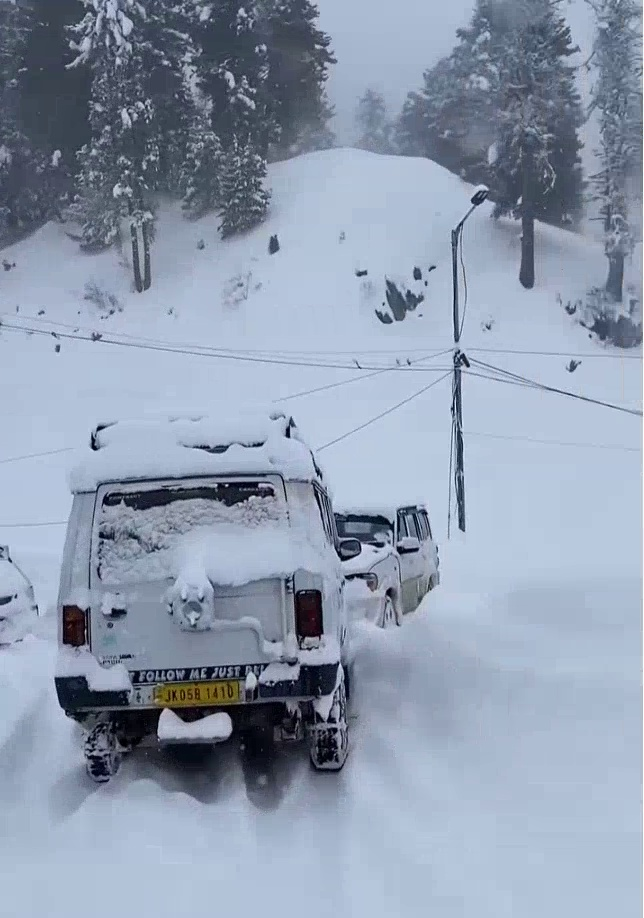
#> input picture notebooks/else/show3_frame_00013.jpg, 644 x 918 px
$ jupyter execute --allow-errors snow3_2.ipynb
#> lines starting #> are read from the running program, lines starting #| are printed output that depends on the picture
[cell 1]
# Copyright (c) Meta Platforms, Inc. and affiliates.

# Object masks in images from prompts with SAM 2

Segment Anything Model 2 (SAM 2) predicts object masks given prompts that indicate the desired object. The model first converts the image into an image embedding that allows high quality masks to be efficiently produced from a prompt.

The `SAM2ImagePredictor` class provides an easy interface to the model for prompting the model. It allows the user to first set an image using the `set_image` method, which calculates the necessary image embeddings. Then, prompts can be provided via the `predict` method to efficiently predict masks from those prompts. The model can take as input both point and box prompts, as well as masks from the previous iteration of prediction.

<a target="_blank" href="https://colab.research.google.com/github/facebookresearch/sam2/blob/main/notebooks/image_predictor_example.ipynb">

</a>

## Environment Set-up

If running locally using jupyter, first install `sam2` in your environment using the [installation instructions](https://github.com/facebookresearch/sam2#installation) in the repository.

If running from Google Colab, set `using_colab=True` below and run the cell. In Colab, be sure to select 'GPU' under 'Edit'->'Notebook Settings'->'Hardware accelerator'. Note that it's recommended to use **A100 or L4 GPUs when running in Colab** (T4 GPUs might also work, but could be slow and might run out of memory in some cases).

[cell 2]
using_colab = False

[cell 3]
if using_colab:
    import torch
    import torchvision
    print("PyTorch version:", torch.__version__)
    print("Torchvision version:", torchvision.__version__)
    print("CUDA is available:", torch.cuda.is_available())
    import sys
    !{sys.executable} -m pip install opencv-python matplotlib
    !{sys.executable} -m pip install 'git+https://github.com/facebookresearch/sam2.git'

    !mkdir -p images
    !wget -P images https://raw.githubusercontent.com/facebookresearch/sam2/main/notebooks/images/truck.jpg
    !wget -P images https://raw.githubusercontent.com/facebookresearch/sam2/main/notebooks/images/groceries.jpg

    !mkdir -p ../checkpoints/
    !wget -P ../checkpoints/ https://dl.fbaipublicfiles.com/segment_anything_2/092824/sam2.1_hiera_large.pt

## Set-up

Necessary imports and helper functions for displaying points, boxes, and masks.

[cell 4]
import os
# if using Apple MPS, fall back to CPU for unsupported ops
os.environ["PYTORCH_ENABLE_MPS_FALLBACK"] = "1"
import numpy as np
import torch
import matplotlib.pyplot as plt
from PIL import Image

#> (a cell that did not finish here is left out)

[cell 6]
np.random.seed(3)

# [44 lines left out: functions show_mask, show_points, show_box, show_masks, not called in this run]

## Example image

[cell 7]
image = Image.open('else/show3_frame_00013.jpg')
#> image is the input picture: PIL image 644x918 RGB; mean R, G, B 143, 155.8, 175.3
#image = np.array(image.convert("L"))  # Convert to grayscale
image = np.array(image.convert("RGB"))
plt.figure(figsize=(10, 10))
plt.imshow(image, cmap='gray')
plt.axis('on')
plt.show()

[cell 8]
import cv2
from collections import Counter

image2= Image.open('else/show3_frame_00013.jpg')
#image = Image.open('parquery/frame_00000.jpg')
image_np = np.array(image2.convert("RGB"))
image = np.array(image2.convert("RGB"))

plt.figure(figsize=(10, 10))
plt.imshow(image2)
plt.axis('on')
plt.show()

colors = ('r', 'g', 'b')
channel_names = ('Red', 'Green', 'Blue')

plt.figure(figsize=(10, 5))
for i, color in enumerate(colors):
    hist = cv2.calcHist([image_np], [i], None, [256], [0, 256])
    plt.plot(hist, color=color, label=channel_names[i])
    plt.xlim([0, 256])

plt.title("Pixel Distribution per RGB Channel")
plt.xlabel("Pixel Value (0–255)")
plt.ylabel("Pixel Count")
plt.legend()
plt.grid(True)
plt.tight_layout()
plt.show()
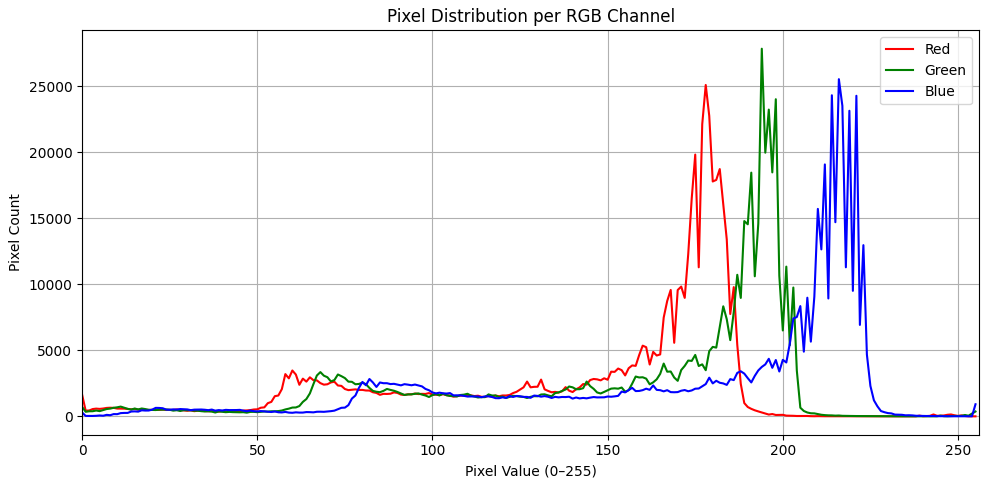
#> figure drawn by matplotlib, 1 panel; curve peaks at x = 178, y = 25107; curve peaks at x = 194, y = 27855; curve peaks at x = 216, y = 25547


$ run again, with notebooks/parquery/frame_00000.jpg copied over notebooks/else/show3_frame_00013.jpg
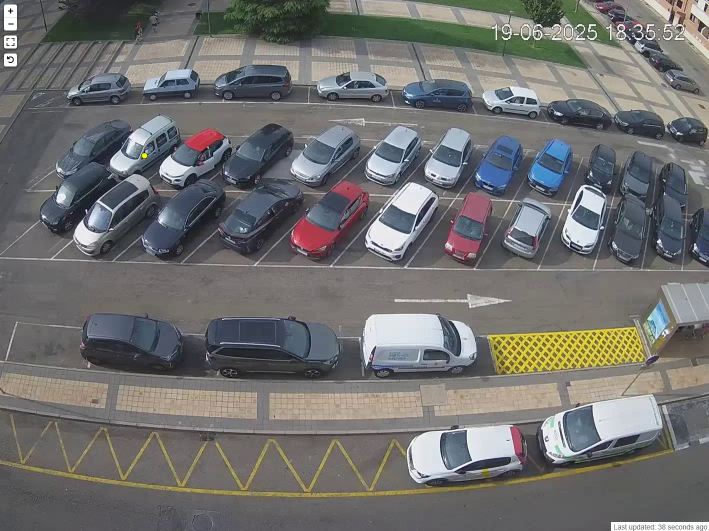
#> input picture notebooks/parquery/frame_00000.jpg, 1418 x 1062 px (shown at 1/2 size)
#> image is the input picture: PIL image 1418x1062 RGB; mean R, G, B 112.4, 112.2, 111.1
#> `plt.show()`:
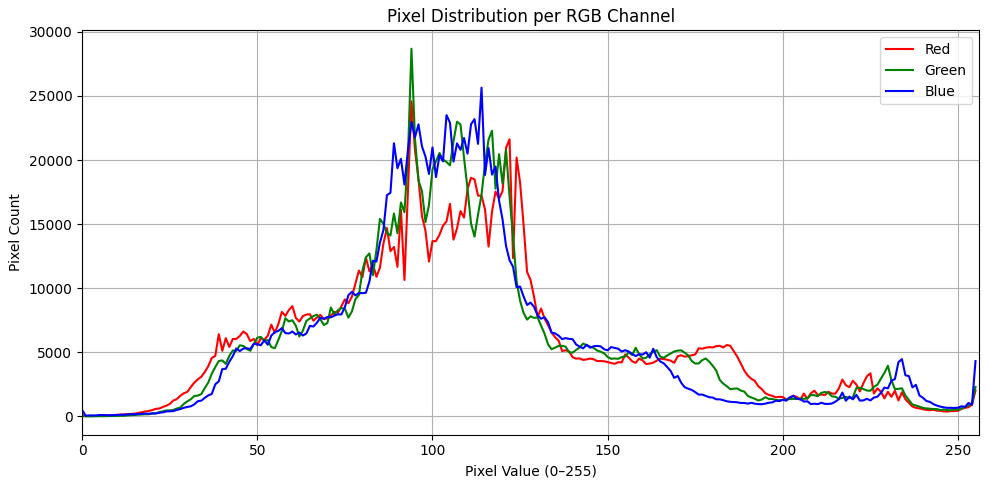
#> figure drawn by matplotlib, 1 panel; curve peaks at x = 94, y = 24587; curve peaks at x = 94, y = 28686; curve peaks at x = 114, y = 25649

$ run again, with notebooks/else/show3_frame_00011.jpg copied over notebooks/else/show3_frame_00013.jpg
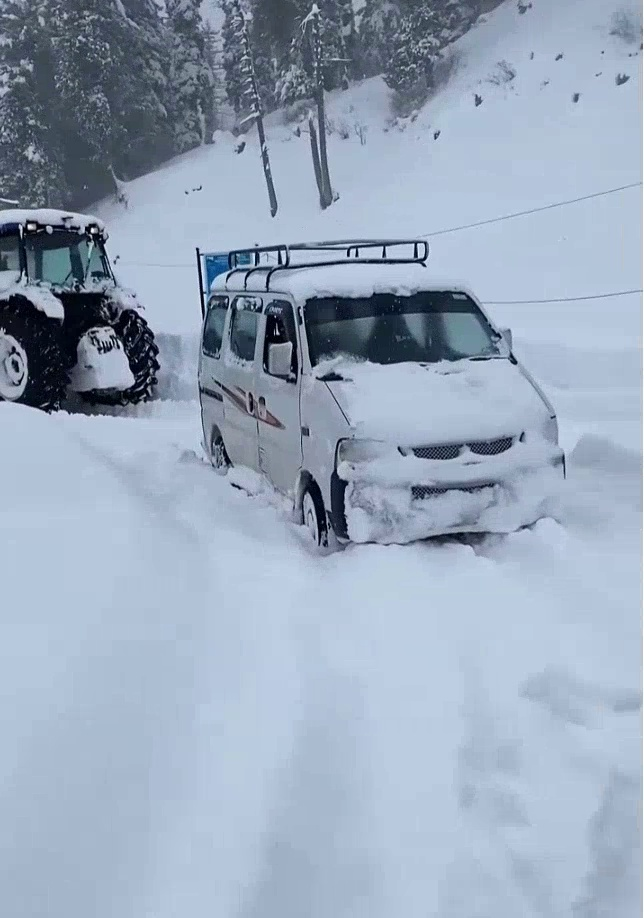
#> input picture notebooks/else/show3_frame_00011.jpg, 644 x 918 px
#> image is the input picture: PIL image 644x918 RGB; mean R, G, B 151.9, 166.9, 186.1
#> `plt.show()`:
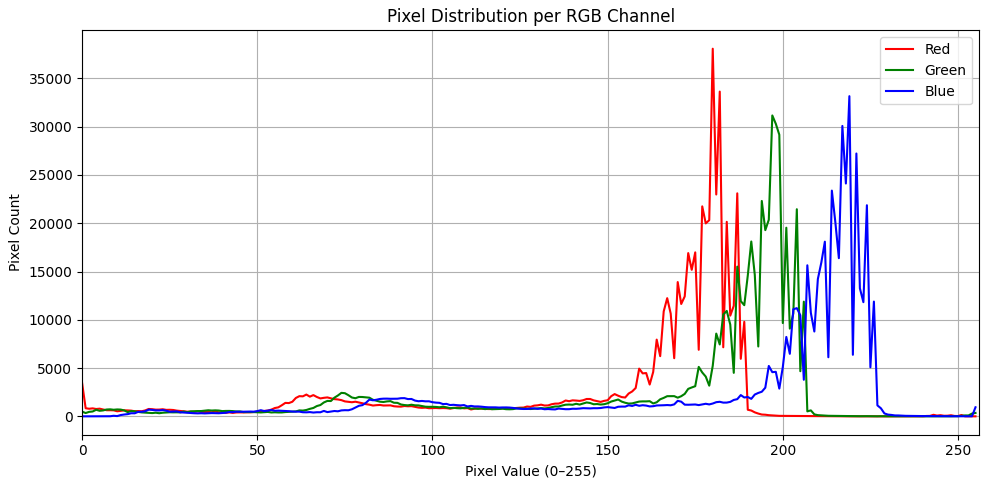
#> figure drawn by matplotlib, 1 panel; curve peaks at x = 180, y = 38081; curve peaks at x = 197, y = 31169; curve peaks at x = 219, y = 33165

$ run again, with notebooks/else/heavy_show_frame_00016.jpg copied over notebooks/else/show3_frame_00013.jpg
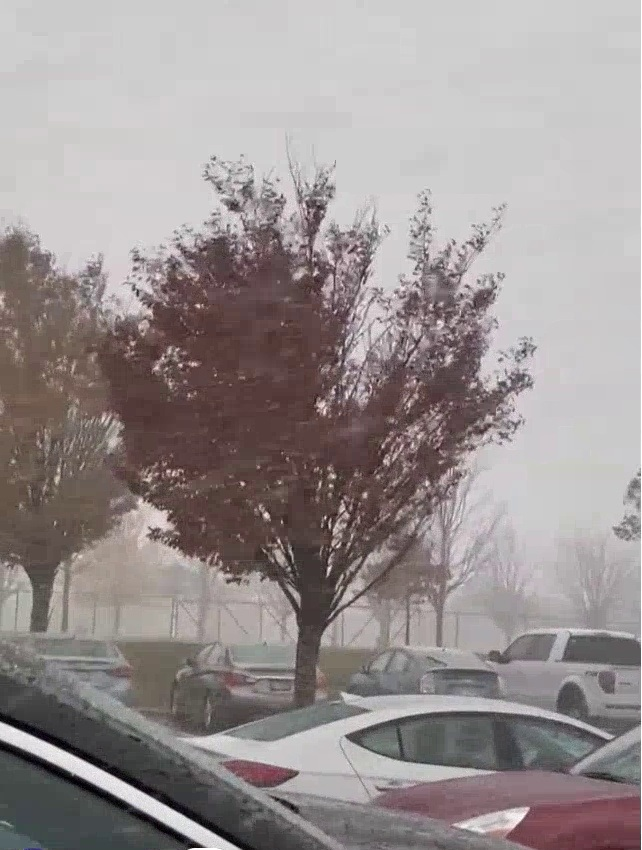
#> input picture notebooks/else/heavy_show_frame_00016.jpg, 642 x 850 px
#> image is the input picture: PIL image 642x850 RGB; mean R, G, B 153.1, 145.4, 145.3
#> `plt.show()`:
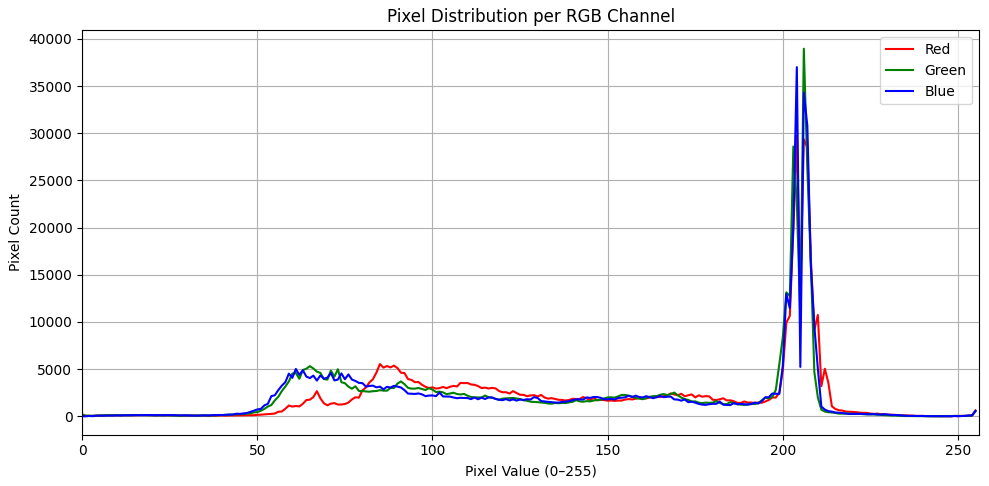
#> figure drawn by matplotlib, 1 panel; curve peaks at x = 204, y = 29748; curve peaks at x = 206, y = 38966; curve peaks at x = 204, y = 37008
